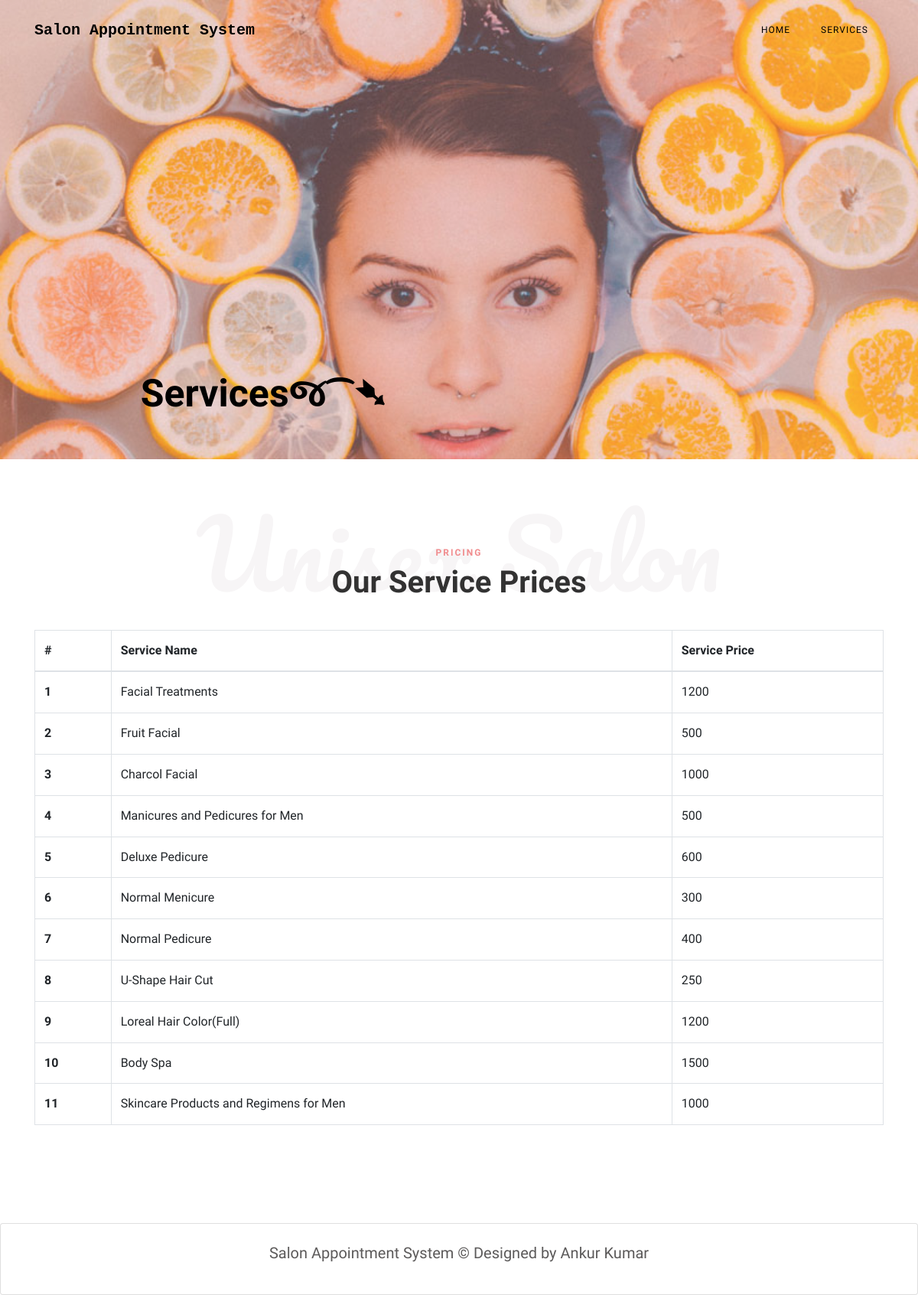
/services.php, run on the app's committed database.
### tables this page shows
CREATE TABLE `tblservices` (
  `ID` int(10) NOT NULL,
  `ServiceName` varchar(200) DEFAULT NULL,
  `Cost` int(10) DEFAULT NULL,
  `CreationDate` timestamp NULL DEFAULT current_timestamp()
);

### services.php (the view, shortened to what this page needs)
<?php
include('includes/dbconnection.php');
  ?>
<!DOCTYPE html>
<html lang="en">
  <head>
    <link rel="stylesheet" href="css/open-iconic-bootstrap.min.css">
    <link rel="stylesheet" href="css/animate.css">
    <link rel="stylesheet" href="css/owl.carousel.min.css">
    <link rel="stylesheet" href="css/owl.theme.default.min.css">
    <link rel="stylesheet" href="css/magnific-popup.css">
    <link rel="stylesheet" href="css/aos.css">
    <link rel="stylesheet" href="css/ionicons.min.css">
    <link rel="stylesheet" href="css/bootstrap-datepicker.css">
    <link rel="stylesheet" href="css/jquery.timepicker.css">
    <link rel="stylesheet" href="css/flaticon.css">
    <link rel="stylesheet" href="css/icomoon.css">
    <link rel="stylesheet" href="css/style.css">
  </head>
  <body>
	  <?php include_once('includes/header.php');?>
    <section class="hero-wrap hero-wrap-2" style="background-image: url('images/image_6.jpg');" data-stellar-background-ratio="0.5">
      <div class="overlay"></div>
      <div class="container">
        <div class="row no-gutters slider-text js-fullheight align-items-end justify-content-center">
          <div class="col-md-9 ftco-animate pb-5">
            <h2 class="mb-0 bread">Servicesજ⁀➴</h2>
          </div>
        </div>
      </div>
    </section>
    <section class="ftco-section ftco-pricing">
			<div class="container">
				<div class="row justify-content-center pb-3">
          <div class="col-md-10 heading-section text-center ftco-animate">
          	<h1 class="big">Unisex Salon</h1>
          	<span class="subheading">Pricing</span>
            <h2 class="mb-4">Our Service Prices</h2>
          </div>
        </div>
            <table class="table table-bordered"> <thead> <tr> <th>#</th> <th>Service Name</th> <th>Service Price</th> </tr> </thead> <tbody>
<?php
$ret=mysqli_query($con,"select *from  tblservices");
$cnt=1;
while ($row=mysqli_fetch_array($ret)) {
?>
             <tr> <th scope="row"><?php echo $cnt;?></th> <td><?php  echo $row['ServiceName'];?></td> <td><?php  echo $row['Cost'];?></td> </tr>   <?php
$cnt=$cnt+1;
}?></tbody> </table>
			</div>
		</section>
    <?php include_once('includes/footer.php');?>
  </body>
</html>

### includes/header.php
<nav class="navbar navbar-expand-lg navbar-dark ftco_navbar bg-dark ftco-navbar-light" id="ftco-navbar">
      <div class="container">
        <a class="navbar-brand" href="index.php" style="font-family: 'Courier New', Courier, monospace;">Salon Appointment System</a>
        <div class="collapse navbar-collapse" id="ftco-nav">
          <ul class="navbar-nav ml-auto">
            <li class="nav-item"><a href="index.php" class="nav-link">Home</a></li>
            <li class="nav-item"><a href="services.php" class="nav-link">Services</a></li>
          </ul>
        </div>
      </div>
    </nav>

### includes/footer.php
<div class="card">
  <div class="card-body">
    <blockquote class="blockquote mb-0">
      <footer class="footer" style="text-align: center; color: rgb(92, 90, 90);"><p> Salon Appointment System &copy; Designed by Ankur Kumar</p></footer>
    </blockquote>
  </div>
</div>

### data on the page
tblservices: ServiceName "Facial Treatments", Cost "1200"
tblservices: ServiceName "Fruit Facial", Cost "500"
tblservices: ServiceName "Charcol Facial", Cost "1000"
tblservices: ServiceName "Manicures and Pedicures for Men", Cost "500"
tblservices: ServiceName "Deluxe Pedicure", Cost "600"
tblservices: ServiceName "Normal Menicure", Cost "300"
tblservices: ServiceName "Normal Pedicure", Cost "400"
tblservices: ServiceName "U-Shape Hair Cut", Cost "250"
tblservices: ServiceName "Loreal Hair Color(Full)", Cost "1200"
tblservices: ServiceName "Body Spa", Cost "1500"
tblservices: ServiceName "Skincare Products and Regimens for Men", Cost "1000"
